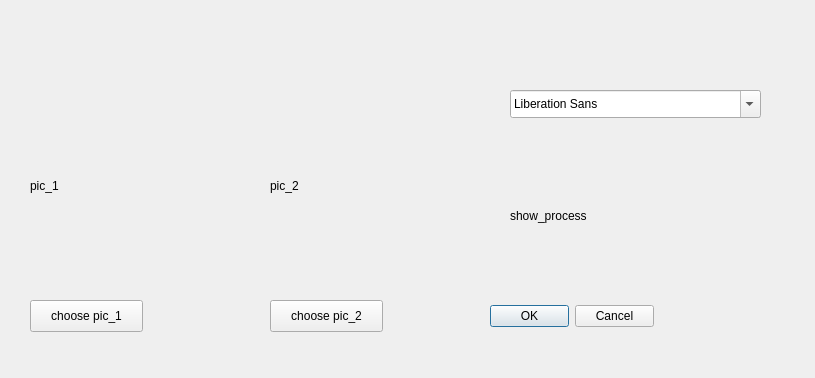
<?xml version="1.0" encoding="UTF-8"?>
<ui version="4.0">
 <class>Dialog</class>
 <widget class="QDialog" name="Dialog">
  <property name="geometry">
   <rect>
    <x>0</x>
    <y>0</y>
    <width>815</width>
    <height>378</height>
   </rect>
  </property>
  <property name="windowTitle">
   <string>Dialog</string>
  </property>
  <widget class="QLabel" name="label">
   <property name="geometry">
    <rect>
     <x>30</x>
     <y>90</y>
     <width>211</width>
     <height>191</height>
    </rect>
   </property>
   <property name="text">
    <string>pic_1</string>
   </property>
  </widget>
  <widget class="QLabel" name="label_2">
   <property name="geometry">
    <rect>
     <x>270</x>
     <y>90</y>
     <width>211</width>
     <height>191</height>
    </rect>
   </property>
   <property name="text">
    <string>pic_2</string>
   </property>
  </widget>
  <widget class="QPushButton" name="pushButton">
   <property name="geometry">
    <rect>
     <x>30</x>
     <y>300</y>
     <width>113</width>
     <height>32</height>
    </rect>
   </property>
   <property name="text">
    <string>choose pic_1</string>
   </property>
  </widget>
  <widget class="QPushButton" name="pushButton_2">
   <property name="geometry">
    <rect>
     <x>270</x>
     <y>300</y>
     <width>113</width>
     <height>32</height>
    </rect>
   </property>
   <property name="text">
    <string>choose pic_2</string>
   </property>
  </widget>
  <widget class="QLabel" name="label_3">
   <property name="geometry">
    <rect>
     <x>510</x>
     <y>150</y>
     <width>271</width>
     <height>131</height>
    </rect>
   </property>
   <property name="text">
    <string>show_process</string>
   </property>
  </widget>
  <widget class="QFontComboBox" name="chooseAlgorithm">
   <property name="geometry">
    <rect>
     <x>510</x>
     <y>90</y>
     <width>251</width>
     <height>28</height>
    </rect>
   </property>
  </widget>
  <widget class="QDialogButtonBox" name="ifRun">
   <property name="geometry">
    <rect>
     <x>490</x>
     <y>300</y>
     <width>164</width>
     <height>32</height>
    </rect>
   </property>
   <property name="standardButtons">
    <set>QDialogButtonBox::Cancel|QDialogButtonBox::Ok</set>
   </property>
  </widget>
 </widget>
 <resources/>
 <connections/>
</ui>
